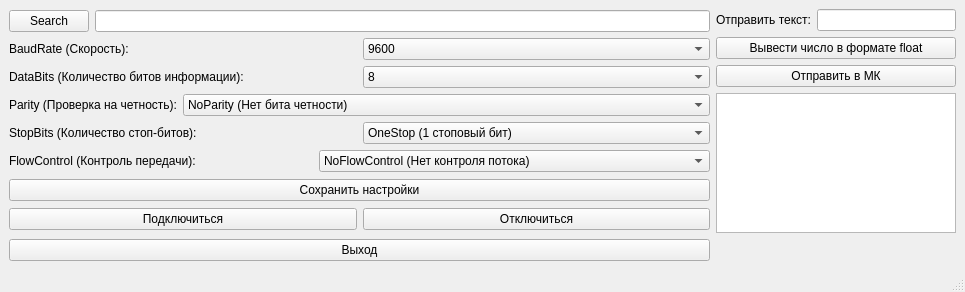
<?xml version="1.0" encoding="UTF-8"?>
<ui version="4.0">
 <class>MainWindow</class>
 <widget class="QMainWindow" name="MainWindow">
  <property name="geometry">
   <rect>
    <x>0</x>
    <y>0</y>
    <width>965</width>
    <height>292</height>
   </rect>
  </property>
  <property name="windowTitle">
   <string>MainWindow</string>
  </property>
  <widget class="QWidget" name="centralwidget">
   <layout class="QGridLayout" name="gridLayout">
    <item row="0" column="0">
     <layout class="QVBoxLayout" name="verticalLayout_4">
      <item>
       <layout class="QVBoxLayout" name="verticalLayout_3">
        <item>
         <layout class="QHBoxLayout" name="horizontalLayout_2">
          <item>
           <widget class="QPushButton" name="pB_search">
            <property name="text">
             <string>Search</string>
            </property>
           </widget>
          </item>
          <item>
           <widget class="QLineEdit" name="lE_port"/>
          </item>
         </layout>
        </item>
        <item>
         <layout class="QVBoxLayout" name="verticalLayout_2">
          <item>
           <layout class="QHBoxLayout" name="hL_bR">
            <item>
             <widget class="QLabel" name="l_bR">
              <property name="text">
               <string>BaudRate (Скорость):</string>
              </property>
             </widget>
            </item>
            <item>
             <widget class="QComboBox" name="cB_bR">
              <property name="currentIndex">
               <number>3</number>
              </property>
              <item>
               <property name="text">
                <string>1200</string>
               </property>
              </item>
              <item>
               <property name="text">
                <string>2400</string>
               </property>
              </item>
              <item>
               <property name="text">
                <string>4800</string>
               </property>
              </item>
              <item>
               <property name="text">
                <string>9600</string>
               </property>
              </item>
              <item>
               <property name="text">
                <string>19200</string>
               </property>
              </item>
              <item>
               <property name="text">
                <string>38400</string>
               </property>
              </item>
              <item>
               <property name="text">
                <string>57600</string>
               </property>
              </item>
              <item>
               <property name="text">
                <string>115200</string>
               </property>
              </item>
             </widget>
            </item>
           </layout>
          </item>
          <item>
           <layout class="QHBoxLayout" name="hL_dB">
            <item>
             <widget class="QLabel" name="l_dB">
              <property name="text">
               <string>DataBits (Количество битов информации):</string>
              </property>
             </widget>
            </item>
            <item>
             <widget class="QComboBox" name="cB_dB">
              <property name="currentIndex">
               <number>3</number>
              </property>
              <item>
               <property name="text">
                <string>5</string>
               </property>
              </item>
              <item>
               <property name="text">
                <string>6</string>
               </property>
              </item>
              <item>
               <property name="text">
                <string>7</string>
               </property>
              </item>
              <item>
               <property name="text">
                <string>8</string>
               </property>
              </item>
             </widget>
            </item>
           </layout>
          </item>
          <item>
           <layout class="QHBoxLayout" name="hL_P">
            <item>
             <widget class="QLabel" name="l_P">
              <property name="text">
               <string>Parity (Проверка на четность):</string>
              </property>
             </widget>
            </item>
            <item>
             <widget class="QComboBox" name="cB_P">
              <item>
               <property name="text">
                <string>NoParity (Нет бита четности)</string>
               </property>
              </item>
              <item>
               <property name="text">
                <string>EvenParity (1 бит четности, общее количество битов всегда четное)</string>
               </property>
              </item>
              <item>
               <property name="text">
                <string>OddParity (1 бит четности, общее количество битов всегда нечетное)</string>
               </property>
              </item>
              <item>
               <property name="text">
                <string>SpaceParity (Бит четности в состоянии сигнала пробела, нет информации об ошибках)</string>
               </property>
              </item>
              <item>
               <property name="text">
                <string>MarkParity</string>
               </property>
              </item>
             </widget>
            </item>
           </layout>
          </item>
          <item>
           <layout class="QHBoxLayout" name="hL_sB">
            <item>
             <widget class="QLabel" name="l_sB">
              <property name="text">
               <string>StopBits (Количество стоп-битов):</string>
              </property>
             </widget>
            </item>
            <item>
             <widget class="QComboBox" name="cB_sB">
              <item>
               <property name="text">
                <string>OneStop (1 стоповый бит)</string>
               </property>
              </item>
              <item>
               <property name="text">
                <string>OneAndHalfStop (1,5 стоповых бита)</string>
               </property>
              </item>
              <item>
               <property name="text">
                <string>TwoStop (2 стоповых бита)</string>
               </property>
              </item>
             </widget>
            </item>
           </layout>
          </item>
          <item>
           <layout class="QHBoxLayout" name="hL_fC">
            <item>
             <widget class="QLabel" name="l_fC">
              <property name="text">
               <string>FlowControl (Контроль передачи):</string>
              </property>
             </widget>
            </item>
            <item>
             <widget class="QComboBox" name="cB_fC">
              <item>
               <property name="text">
                <string>NoFlowControl (Нет контроля потока)</string>
               </property>
              </item>
              <item>
               <property name="text">
                <string>HardwareControl (Аппаратное управление потоком RTS/CTS)</string>
               </property>
              </item>
              <item>
               <property name="text">
                <string>SoftwareControl (Программное управление потоком XON/XOFF)</string>
               </property>
              </item>
             </widget>
            </item>
           </layout>
          </item>
         </layout>
        </item>
       </layout>
      </item>
      <item>
       <widget class="QPushButton" name="pB_SaveSett">
        <property name="text">
         <string>Сохранить настройки</string>
        </property>
       </widget>
      </item>
      <item>
       <layout class="QHBoxLayout" name="pB_control">
        <item>
         <widget class="QPushButton" name="pB_Con">
          <property name="text">
           <string>Подключиться</string>
          </property>
         </widget>
        </item>
        <item>
         <widget class="QPushButton" name="pB_Discon">
          <property name="text">
           <string>Отключиться</string>
          </property>
         </widget>
        </item>
       </layout>
      </item>
     </layout>
    </item>
    <item row="0" column="1">
     <layout class="QVBoxLayout" name="verticalLayout_5">
      <item>
       <layout class="QVBoxLayout" name="verticalLayout">
        <item>
         <layout class="QHBoxLayout" name="horizontalLayout">
          <item>
           <widget class="QLabel" name="l_sendText">
            <property name="text">
             <string>Отправить текст:</string>
            </property>
           </widget>
          </item>
          <item>
           <widget class="QLineEdit" name="lE_sendText"/>
          </item>
         </layout>
        </item>
        <item>
         <widget class="QPushButton" name="pB_float">
          <property name="text">
           <string>Вывести число в формате float</string>
          </property>
         </widget>
        </item>
        <item>
         <widget class="QPushButton" name="pB_sendData">
          <property name="text">
           <string>Отправить в МК</string>
          </property>
         </widget>
        </item>
        <item>
         <layout class="QHBoxLayout" name="horizontalLayout_3"/>
        </item>
       </layout>
      </item>
      <item>
       <widget class="QTextEdit" name="tE_receive"/>
      </item>
     </layout>
    </item>
    <item row="1" column="0">
     <widget class="QPushButton" name="pushButton">
      <property name="text">
       <string>Выход</string>
      </property>
     </widget>
    </item>
   </layout>
  </widget>
  <widget class="QMenuBar" name="menubar">
   <property name="geometry">
    <rect>
     <x>0</x>
     <y>0</y>
     <width>965</width>
     <height>22</height>
    </rect>
   </property>
  </widget>
  <widget class="QStatusBar" name="statusbar"/>
 </widget>
 <resources/>
 <connections/>
</ui>
